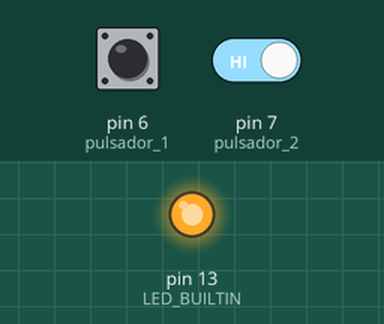
Simulated run of this sketch. Board: Arduino Uno, built with avr-gcc and run on an emulated ATmega328P. On the bench: output pins drawn as LEDs (lit = HIGH). The inputs (shaded band) are chosen by the test bench; at power-on: pin 6 (pulsador_1) LOW, pin 7 (pulsador_2) HIGH. What the sketch prints to the serial monitor is not drawn.

Above: at 1.8 s.
1.9 s: pin 6 (pulsador_1) pulled HIGH for 0.6 s
4.0 s: pin 6 (pulsador_1) driven HIGH and pin 7 (pulsador_2) driven LOW
6.0 s: pin 7 (pulsador_2) driven HIGH
9.0 s: pin 6 (pulsador_1) driven LOW
12.0 s: pin 6 (pulsador_1) driven HIGH
15.0 s: pin 7 (pulsador_2) driven LOW
Timing chart, 0 to 18.0 s (numbered marks = the images above; inputs shaded):
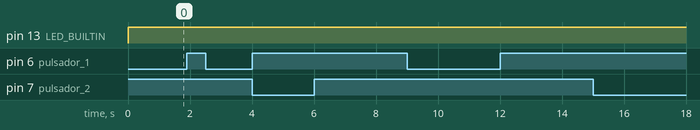

The sketch:

Modulo_KY-005.ino
```cpp
/*
 * AFPT - Arduino Fácil Para Todos
 *
 * Prueba Arduino UNO + KY005
 *
 * Modulo_KY-005.ino
 *
 * www.fantasystudios.es/arduino
 *
 * Creado el 19 de Abril de 2020
 * Por Manuel Peláez
 *
 */


//Cargamos las librerias necesarias
#include <IRremote.h>
#include <IRremoteInt.h>

//Inicializamos la libreria como emisor IR
IRsend irsend;

//declaramos las variables con las entradas de los pulsadores
int pulsador_1 = 6;
int pulsador_2 = 7;

//declaramos las variables que usaremos para leer el estado de los pulsadores
int estado_pulsador_1 = 0;
int estado_pulsador_2 = 0;


void setup() {
  // put your setup code here, to run once:
  //inicializamos la comunicación serie a 9600 baudios
  Serial.begin(9600);

  Serial.println("Emisor inicializado");

  //configuramos los pines de entrada y el pin de salida 13
  pinMode(pulsador_1, INPUT);
  pinMode(pulsador_2, INPUT);
  pinMode(LED_BUILTIN, OUTPUT);
}


void loop() {
  // put your main code here, to run repeatedly:
  //leemos el estado de los pulsadores y lo almacenamos
  estado_pulsador_1 = digitalRead(pulsador_1);
  estado_pulsador_2 = digitalRead(pulsador_2);

  //Si los dos pulsadores estan pulsados marcamos el error y no ejecutamos el programa
  if (estado_pulsador_1 & estado_pulsador_2) {
    Serial.println("Error, pulsados los dos botones");
  }
  //Si no hemos pulsado ningun pulsador o solo uno seguimos con el programa
  else {
    //Si hemos pulsado en pulsador 1 mandamos el codigo a90 o POWER en el codigo IR Sony
    if (!estado_pulsador_1) {
    digitalWrite(LED_BUILTIN, HIGH);                              //encendemos el led de la salida 13
    Serial.println("Emisión código 0xa90 - POWER para TV Sony");  //mandamos el mensaje de emision al puerto serie
    //enviamos el codigo a90 tres veces con una pausa de 100ms entre ellas
    for(int i=0;i<3;i++) {
      irsend.sendSony(0xa90, 12);
      delay(100);
      }
    }
    //Si hemos pulsado en pulsador 2 mandamos el codigo a70 o MENU en el codigo IR Sony
    else if (!estado_pulsador_2) {
      digitalWrite(LED_BUILTIN, HIGH);                            //encendemos el led de la salida 13
      Serial.println("Emisión código 0x070 - MENU para TV Sony"); //mandamos el mensaje de emision al puerto serie
      //enviamos el codigo 070 tres veces con una pausa de 100ms entre ellas
      for(int i=0;i<3;i++) {
        irsend.sendSony(0x070, 12);
        delay(100);
        }
    }
    //Si no hemos pulsado ningun pulsador apagamos el led de la salida 13 y no enviamos nada por IR
    else {
    digitalWrite(LED_BUILTIN, LOW);
    }
  }

delay(1);   // con esto ganamos estabilidad en la ejecución del programa

}
```

Measured:
- after the input at 1.9 s, every drawn part: stays the same
- after the input at 4.0 s, every drawn part: stays the same
- after the input at 6.0 s, every drawn part: stays the same
- after the input at 9.0 s, every drawn part: stays the same
- after the input at 12.0 s, every drawn part: stays the same
- after the input at 15.0 s, every drawn part: stays the same
